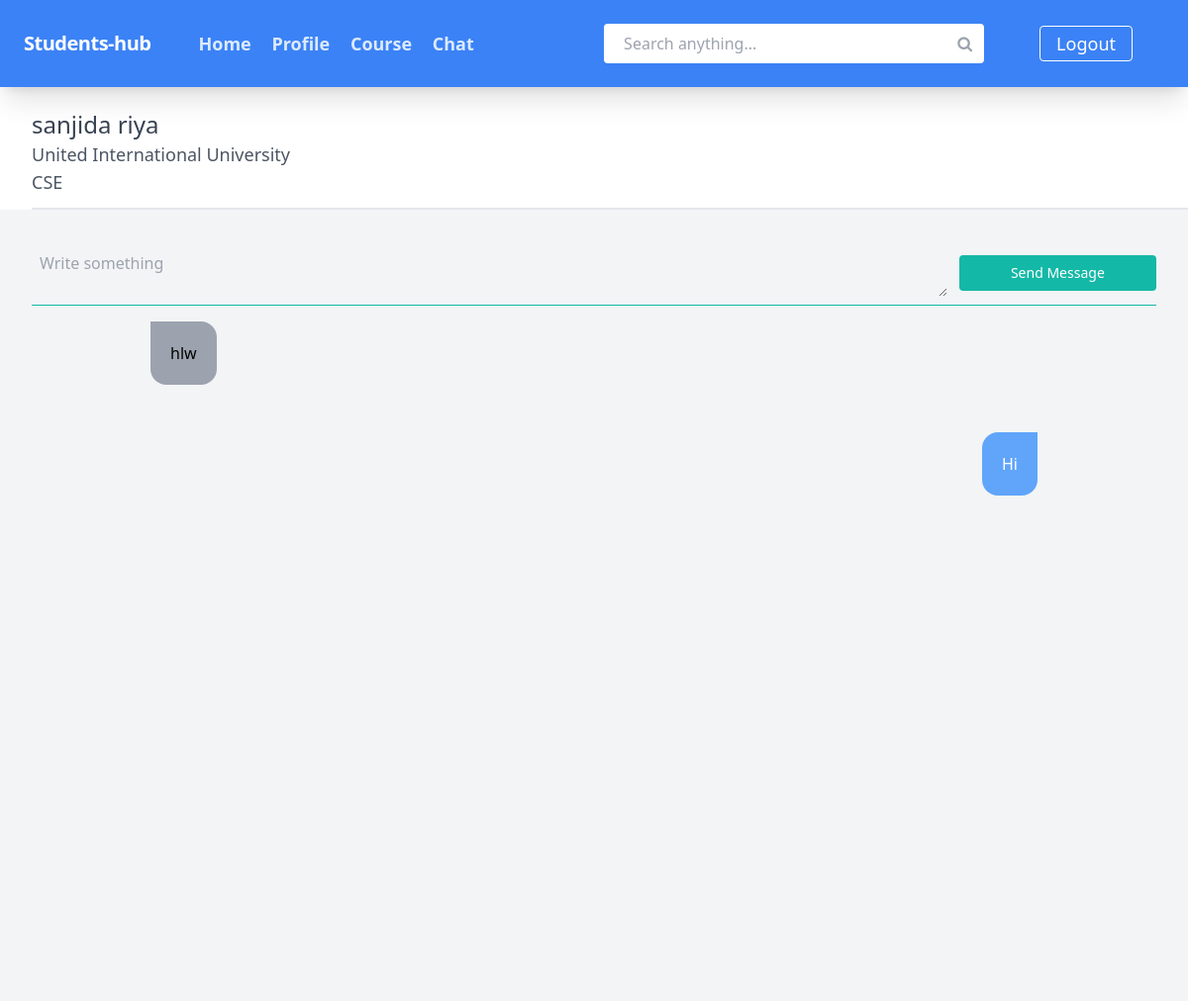
/chat/private.php?receiver_uid=2 (signed in), run on the app's committed database.
### tables this page shows
CREATE TABLE `users` (
  `f_name` varchar(30) NOT NULL,
  `l_name` varchar(30) NOT NULL,
  `profile_pic_url` varchar(300) DEFAULT NULL,
  `university` varchar(100) NOT NULL,
  `department` varchar(100) NOT NULL,
  `email` varchar(50) NOT NULL,
  `u_id` int(11) NOT NULL,
  `domain` varchar(20) NOT NULL,
  `password` varchar(100) NOT NULL,
  `date` timestamp NOT NULL DEFAULT current_timestamp() ON UPDATE current_timestamp()
);

### include/main-function.php (called while the page is built, shortened)
<?php
    function check_login($conn)
    {
        if (isset($_SESSION['email'])) {
            $id = $_SESSION['email'];
            $query = "SELECT * FROM users WHERE email = '$id'";
            $result = $conn -> query($query);
            if ($result && mysqli_num_rows($result) > 0)
                return mysqli_fetch_assoc($result);
        }
        die;
    }

### chat/private.php (the view, shortened to what this page needs)
<!DOCTYPE html>
<html lang="en">
<?php
    require_once '../header.php';
    $user_data = check_login($conn);
?>
<link rel="stylesheet" href="<?php echo CSS['chat.css']."?".time(); ?>">
</head>
<body>
<?php
	$receiver_uid = (int)$_GET['receiver_uid'];
	$sender_uid=(int)$user_data['u_id'];
?>
<?php
    $messages_query = "SELECT *
                            FROM (
                                   SELECT *
                                   FROM messages
                                   WHERE group_id IS NULL
                                         ) AS msg
                            WHERE (sender=$sender_uid AND receiver=$receiver_uid)
                               OR (sender=$receiver_uid AND receiver=$sender_uid)
                            ORDER BY msg_id DESC";
    $message_sql=$conn->query($messages_query);
?>
<?php
    $user = mysqli_fetch_assoc($conn->query("SELECT * FROM users WHERE u_id=$receiver_uid"));
?>
<div class="chat-people-container">
    <div class="chat-people-img">
        <div class="chat-people-name-container">
            <div class="chat-people-name">
                <span class="chat-people-name-style"><?php echo $user['f_name']." ".$user['l_name']; ?></span>
            </div>
            <span class="chat-people-des-style"><?php echo $user['university']; ?></span>
            <span class="chat-people-des-style"><?php echo $user['department']; ?></span>
        </div>
    </div>
</div>
<div class="chat-container">
    <form action="" method="POST" class="chat-input-form">
        <div class="chat-input-area">
            <textarea type="text" class="chat-input" name="message" placeholder="Write something"></textarea>
            <input type="submit" class="chat-send-btn" name="submit" value="Send Message" />
        </div>
    </form>
    <div class="chat-content">
    <?php
    while($select_all_message=mysqli_fetch_assoc($message_sql)){
        if($select_all_message['sender'] == $sender_uid){ ?>
        <div class="chat-sender">
            <div class="chat-sender-style">
                <?php echo $select_all_message['msg']; ?>
            </div>
        </div>
            <?php } else { ?>
        <div class="chat-receiver">
            <div class="chat-receiver-style">
                <?php echo $select_all_message['msg']; ?>
            </div>
        </div>
<?php } } ?>
    </div>
</div>
</body>
</html>

### css/styles.css (style rules this page uses)
html { line-height: 1.5; -webkit-text-size-adjust: 100%; -moz-tab-size: 4; -o-tab-size: 4; tab-size: 4; font-family: ui-sans-serif, system-ui, -apple-system, BlinkMacSystemFont, "Segoe UI", Roboto, "Helvetica Neue", Arial, "Noto Sans", sans-serif, "Apple Color Emoji", "Segoe UI Emoji", "Segoe UI Symbol", "Noto Color Emoji"; }
body { margin: 0; line-height: inherit; }
button, input, optgroup, select, textarea { font-family: inherit; font-size: 100%; line-height: inherit; color: inherit; margin: 0; padding: 0; }
button, [type='button'], [type='reset'], [type='submit'] { -webkit-appearance: button; background-color: transparent; background-image: none; }
textarea { resize: vertical; }
input::placeholder, textarea::placeholder { opacity: 1; color: #9ca3af; }

### css/chat.css (style rules this page uses)
.chat-container { min-height: 100vh; --tw-bg-opacity: 1; background-color: rgb(243 244 246 / var(--tw-bg-opacity)); padding: 2rem }
.chat-content { margin-left: auto; margin-right: auto; display: grid; max-width: 56rem; grid-template-columns: repeat(1, minmax(0, 1fr)) }
.chat-content > :not([hidden]) ~ :not([hidden]) { --tw-space-y-reverse: 0; margin-top: calc(3rem * calc(1 - var(--tw-space-y-reverse))); margin-bottom: calc(3rem * var(--tw-space-y-reverse)) }
.chat-sender { place-self: end; text-align: right }
.chat-sender-style { border-radius: 1rem; border-top-right-radius: 0px; --tw-border-opacity: 1; border-top-color: rgb(34 197 94 / var(--tw-border-opacity)); border-bottom-color: rgb(34 197 94 / var(--tw-border-opacity)); --tw-bg-opacity: 1; background-color: rgb(96 165 250 / var(--tw-bg-opacity)); padding: 1.25rem; --tw-text-opacity: 1; color: rgb(255 255 255 / var(--tw-text-opacity)) }
.chat-receiver { place-self: start }
.chat-receiver-style { border-radius: 1rem; border-top-left-radius: 0px; --tw-bg-opacity: 1; background-color: rgb(156 163 175 / var(--tw-bg-opacity)); padding: 1.25rem }
.chat-input-form { width: 100% }
.chat-input-area { margin-bottom: 1rem; display: flex; align-items: center; border-bottom-width: 1px; --tw-border-opacity: 1; border-color: rgb(20 184 166 / var(--tw-border-opacity)); padding-top: 0.5rem; padding-bottom: 0.5rem }
.chat-input { margin-right: 0.75rem; width: 100%; -webkit-appearance: none; -moz-appearance: none; appearance: none; border-style: none; background-color: transparent; padding-top: 0.25rem; padding-bottom: 0.25rem; padding-left: 0.5rem; padding-right: 0.5rem; line-height: 1.25; --tw-text-opacity: 1; color: rgb(55 65 81 / var(--tw-text-opacity)) }
.chat-send-btn { width: 15rem; border-radius: 0.25rem; border-width: 4px; --tw-border-opacity: 1; border-color: rgb(20 184 166 / var(--tw-border-opacity)); --tw-bg-opacity: 1; background-color: rgb(20 184 166 / var(--tw-bg-opacity)); padding-top: 0.25rem; padding-bottom: 0.25rem; padding-left: 0.5rem; padding-right: 0.5rem; font-size: 0.875rem; line-height: 1.25rem; --tw-text-opacity: 1; color: rgb(255 255 255 / var(--tw-text-opacity)) }
.chat-people-container { margin-top: 0.375rem; margin-left: 2rem; display: flex; justify-content: space-between; border-bottom-width: 2px; --tw-border-opacity: 1; border-color: rgb(229 231 235 / var(--tw-border-opacity)); padding-top: 0.75rem; padding-bottom: 0.75rem }
@media (min-width: 640px) { .chat-people-container { align-items: center } }
.chat-people-img { display: flex; align-items: center }
.chat-people-name-container { display: flex; flex-direction: column; line-height: 1.25 }
.chat-people-name { margin-top: 0.25rem; display: flex; align-items: center; font-size: 1.5rem; line-height: 2rem }
.chat-people-name-style { margin-right: 0.75rem; --tw-text-opacity: 1; color: rgb(55 65 81 / var(--tw-text-opacity)) }
.chat-people-des-style { font-size: 1.125rem; line-height: 1.75rem; --tw-text-opacity: 1; color: rgb(75 85 99 / var(--tw-text-opacity)) }

### data on the page
users: f_name "sanjida", l_name "riya", university "United International University", department "CSE"

### other printed values
$select_all_message['msg'] "hlw"
$select_all_message['msg'] "Hi"
